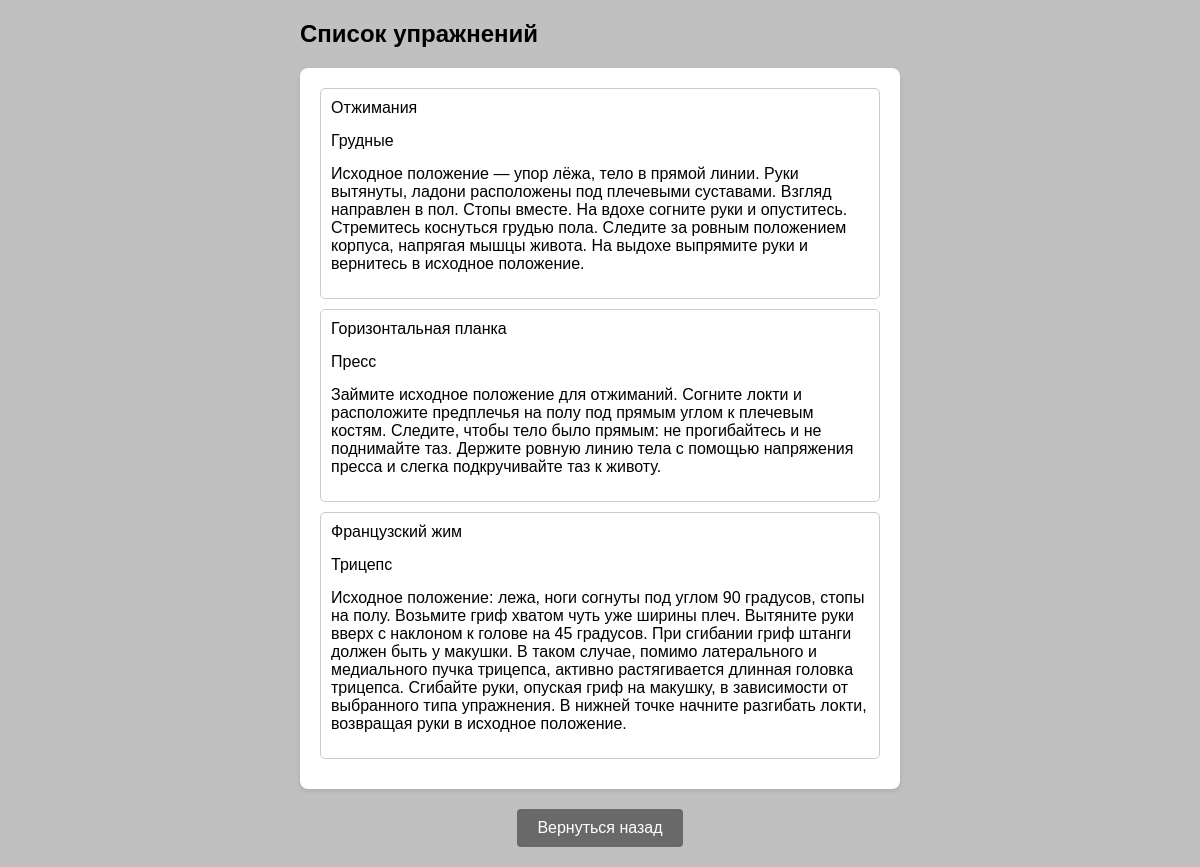
The app's page /workout/TESTLIST.html (signed in), older data.
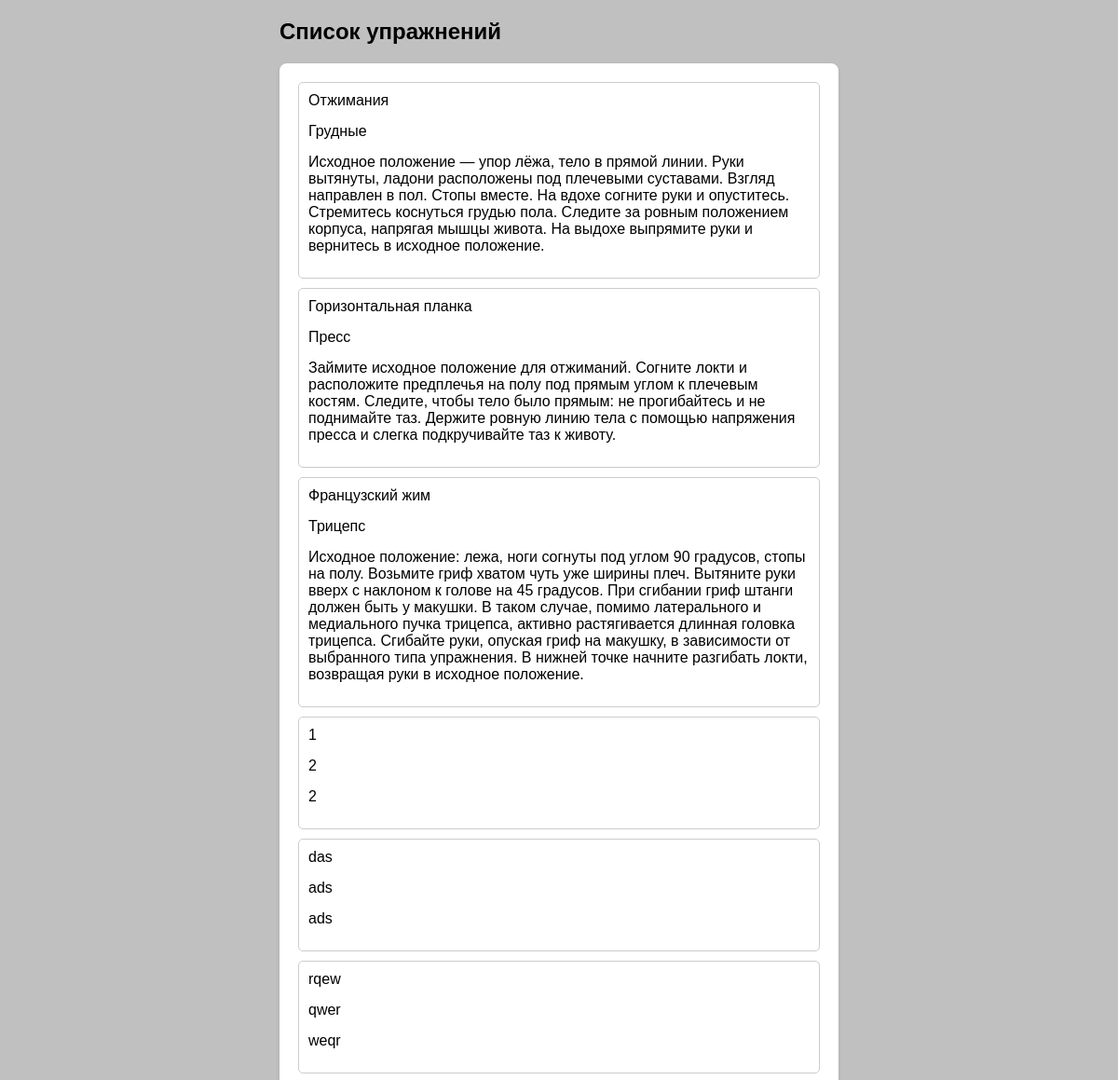
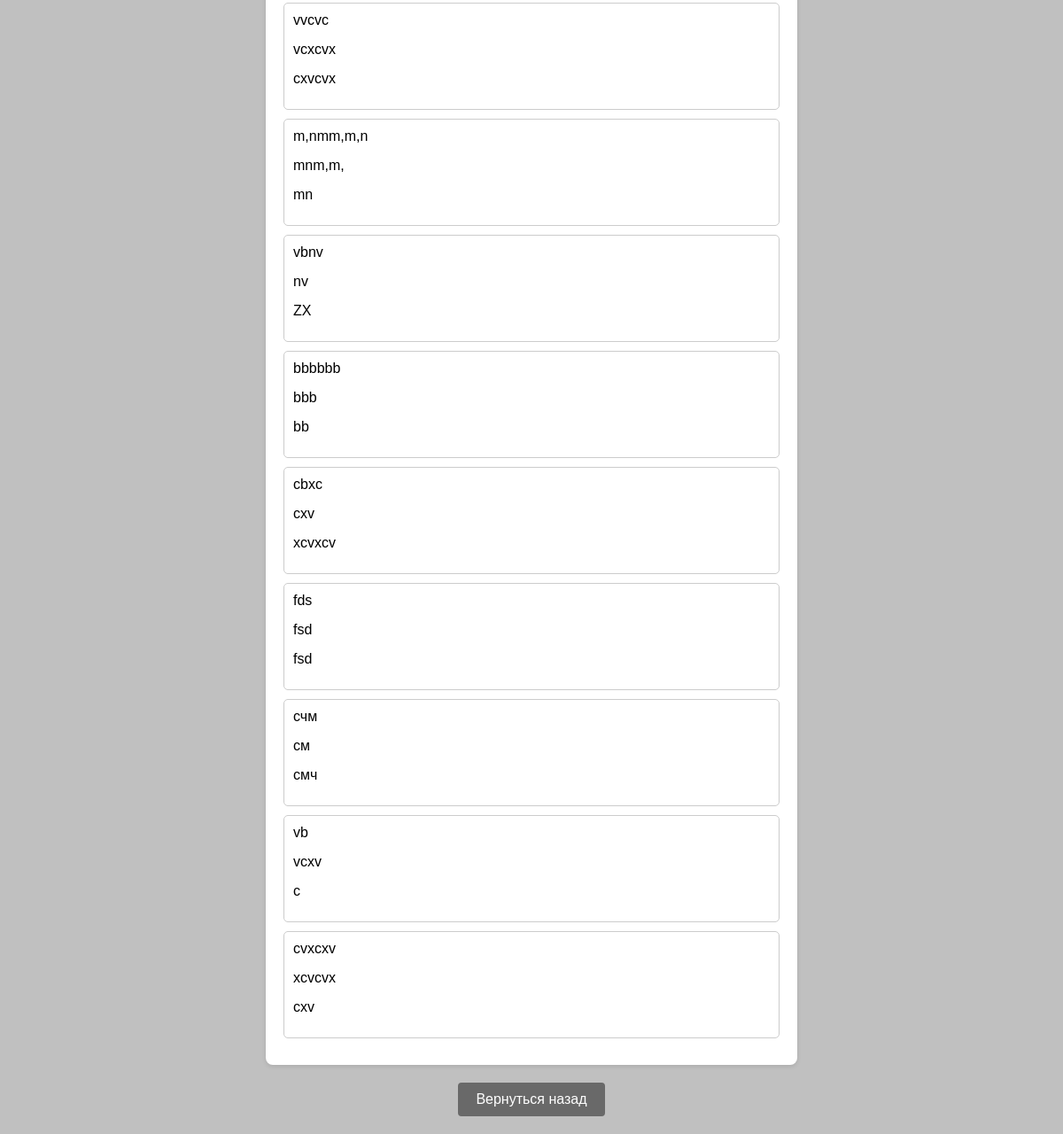
The same page, newer data (2 pictures, top to bottom).
### fastfitworkout/models.py (models this page shows, shortened)
class Exercise(models.Model):
    exercise_name = models.CharField(max_length=64)
    muscle_group = models.CharField(max_length=64)
    technique_description = models.CharField(max_length=512)
    uid = models.PositiveIntegerField(default=1)

### fastfitworkout/views.py (the view)
# urls.py: path('TESTLIST.html', views.ViewListExercises.as_view(), name="TESTLIST"),
class ViewListExercises(LoginRequiredMixin, ListView):
    model = Exercise
    template_name = 'TESTLIST.html'
    context_object_name = 'Exercises'
    def get_queryset(self):
        return Exercise.objects.filter(uid=self.request.user.id)

### fastfitweb/templates/TESTLIST.html (shortened to what this page needs)
<!DOCTYPE html>
<html lang="ru">
<head>
</head>
<body>
    <div class="container">
        <h2>Список упражнений</h2>
        <div class="exercise-list">
			{% block content %}
				{% for exercise in Exercises %}
					<div class="exercise-item">
                        <span>{{ exercise.exercise_name }}</span>
						<span>{{ exercise.muscle_group }}</span>
						<span>{{ exercise.technique_description }}</span>
					</div>
				{% endfor %}
			{% endblock content %}
        </div>
        <div class="back-button">
            <button onclick="goBack()">Вернуться назад</button>
        </div>
    </div>
</body>
</html>

### fastfitweb/templates/TESTLIST.html (style rules this page uses)
body { font-family: Arial, sans-serif; display: flex; justify-content: center; align-items: flex-start; background-color: #c0c0c0; margin: 0; padding: 20px; }
.container { width: 600px; }
.exercise-list { padding: 20px; background-color: #fff; border-radius: 8px; box-shadow: 0 2px 5px rgba(0, 0, 0, 0.1); }
h2 { margin-top: 0; }
.exercise-item { margin-bottom: 10px; padding: 10px; border: 1px solid #ccc; border-radius: 5px; }
.exercise-item span { display: block; margin-bottom: 15px; }
.back-button { margin-top: 20px; text-align: center; }
.back-button button { padding: 10px 20px; background-color: #696969; color: #fff; border: none; border-radius: 4px; font-size: 16px; cursor: pointer; }

Row changes from the older to the newer data that the page shows:
added Exercise: exercise_name "1", muscle_group "2", technique_description "2"
added Exercise: exercise_name "das", muscle_group "ads", technique_description "ads"
added Exercise: exercise_name "rqew", muscle_group "qwer", technique_description "weqr"
added Exercise: exercise_name "vvcvc", muscle_group "vcxcvx", technique_description "cxvcvx"
added Exercise: exercise_name "m,nmm,m,n", muscle_group "mnm,m,", technique_description "mn"
added Exercise: exercise_name "vbnv", muscle_group "nv", technique_description "ZX"
added Exercise: exercise_name "bbbbbb", muscle_group "bbb", technique_description "bb"
added Exercise: exercise_name "cbxc", muscle_group "cxv", technique_description "xcvxcv"
added Exercise: exercise_name "fds", muscle_group "fsd", technique_description "fsd"
added Exercise: exercise_name "счм", muscle_group "см", technique_description "смч"
added Exercise: exercise_name "vb", muscle_group "vcxv", technique_description "c"
added Exercise: exercise_name "cvxcxv", muscle_group "xcvcvx", technique_description "cxv"
